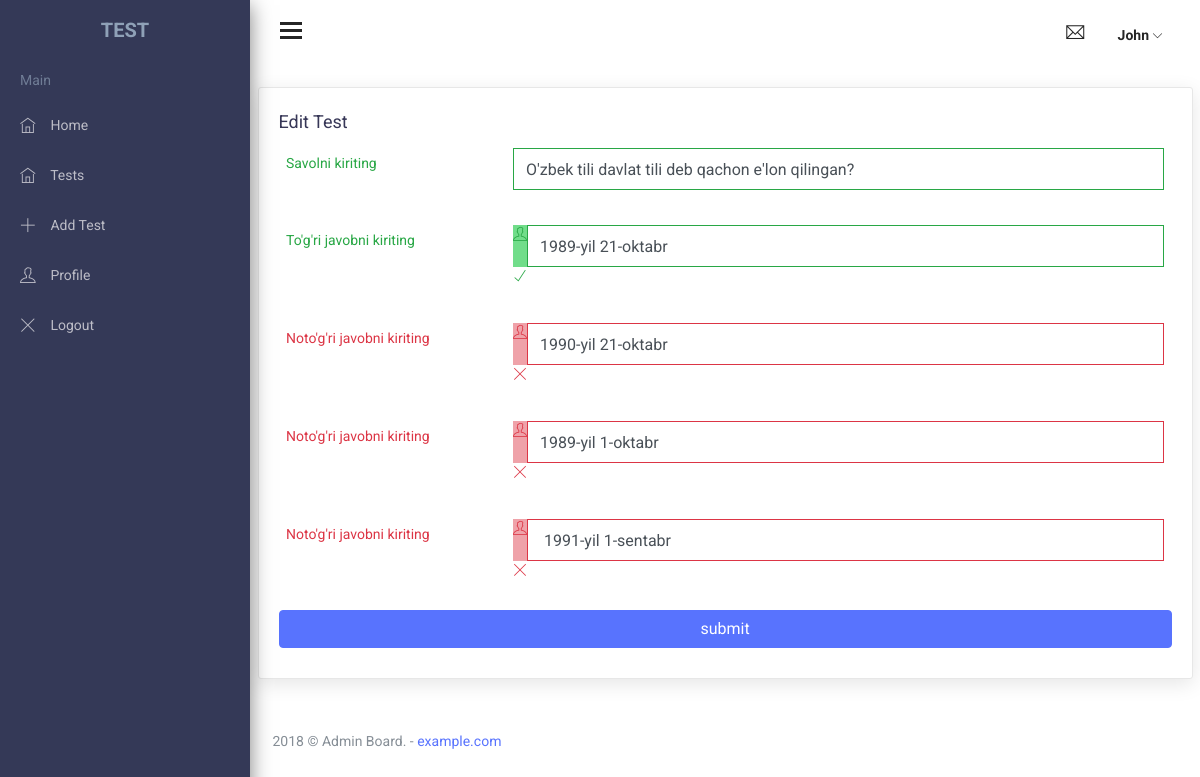
/view-edit-test.php?id=4, run on the app's committed database.
### tables this page shows
CREATE TABLE `quiz` (
  `id` int(11) NOT NULL,
  `savol` text NOT NULL,
  `t_javob` varchar(255) NOT NULL,
  `n_javob` varchar(255) NOT NULL,
  `n_javob2` varchar(255) NOT NULL,
  `n_javob3` varchar(255) NOT NULL
);

### com/test.php (called while the page is built, shortened)
<?php
require_once "config.php";
class Test{
    public function editQuizView($id){
        $config = new Config();
        $obj = $config->sql("SELECT * FROM `quiz` WHERE `id` = '$id'");
        return $config->sqlArray($obj);
    }
}
?>

### com/config.php (called while the page is built, shortened)
<?php
class Config{
    private $connection;
    public function __construct()
    {
        $this->connection = new mysqli(self::HOST, self::DB_USER, self::DB_PASS, self::DB_NAME);
    }
    public function sql($query){
        return mysqli_query($this->connection, $query);
    }
    public function sqlArray($obj){
        $result = [];
        while($row = $obj->fetch_assoc()){
            $result[] = $row;
        }
        return $result;
    }
}
 ?>

### view-edit-test.php (the view, shortened to what this page needs)
<?php
require ("com/test.php");
    $test = new Test();
    $id = $_GET["id"];
    $result = $test->editQuizView($id);
?>
<!DOCTYPE html>
<html lang="en">
<head>
    <link href="css/lib/calendar2/pignose.calendar.min.css" rel="stylesheet">
    <link href="css/lib/chartist/chartist.min.css" rel="stylesheet">
    <link href="css/lib/font-awesome.min.css" rel="stylesheet">
    <link href="css/lib/themify-icons.css" rel="stylesheet">
    <link href="css/lib/owl.carousel.min.css" rel="stylesheet" />
    <link href="css/lib/owl.theme.default.min.css" rel="stylesheet" />
    <link href="css/lib/weather-icons.css" rel="stylesheet" />
    <link href="css/lib/menubar/sidebar.css" rel="stylesheet">
    <link href="css/lib/bootstrap.min.css" rel="stylesheet">
    <link href="css/lib/helper.css" rel="stylesheet">
    <link href="css/style.css" rel="stylesheet">
</head>
<body>
<?php
require_once("inc/sidebar.php");
require_once("inc/header.php");
?>
                    <div class="row">
                        <div class="col-lg-12">
                            <div class="card">
                                <div class="card-title">
                                    <h4>Edit Test</h4>
                                </div>
                                <div class="card-body">
                                    <div class="input-states">
            <?php
            foreach ($result as $baza){
            ?>
                                        <form class="form-horizontal" action="edit&delete/edit.php?id=<?=$baza["id"]?>" method="post">
                                            <div class="form-group has-success">
                                                <div class="row">
                                                    <label class="col-sm-3 control-label">Savolni kiriting</label>
                                                    <div class="col-sm-9">
                                                        <input name="savol" value="<?=$baza["savol"]?>" type="text" class="form-control">
                                                    </div>
                                                </div>
                                            </div>
                                            <div class="form-group has-success has-feedback">
                                                <div class="row">
                                                    <label class="col-sm-3 control-label">To'g'ri javobni kiriting</label>
                                                    <div class="col-sm-9">
                                                        <div class="input-group">
                                                            <span class="input-group-addon"><i
                                                                    class="ti-user"></i></span>
                                                            <input name="t_javob" value="<?=$baza["t_javob"]?>" type="text" class="form-control">
                                                        </div>
                                                        <span class="ti-check form-control-feedback"></span>
                                                    </div>
                                                </div>
                                            </div>
                                            <div class="form-group has-error has-feedback">
                                                <div class="row">
                                                    <label class="col-sm-3 control-label">Noto'g'ri javobni kiriting</label>
                                                    <div class="col-sm-9">
                                                        <div class="input-group">
                                                            <span class="input-group-addon"><i
                                                                    class="ti-user"></i></span>
                                                            <input name="n_javob1" value="<?=$baza["n_javob"]?>" type="text" class="form-control">
                                                        </div>
                                                        <span class="ti-close form-control-feedback"></span>
                                                    </div>
                                                </div>
                                            </div>
                                            <div class="form-group has-error has-feedback">
                                                <div class="row">
                                                    <label class="col-sm-3 control-label">Noto'g'ri javobni kiriting</label>
                                                    <div class="col-sm-9">
                                                        <div class="input-group">
                                                            <span class="input-group-addon"><i
                                                                    class="ti-user"></i></span>
                                                            <input name="n_javob2" value="<?=$baza["n_javob2"]?>" type="text" class="form-control">
                                                        </div>
                                                        <span class="ti-close form-control-feedback"></span>
                                                    </div>
                                                </div>
                                            </div>
                                            <div class="form-group has-error has-feedback">
                                                <div class="row">
                                                    <label class="col-sm-3 control-label">Noto'g'ri javobni kiriting</label>
                                                    <div class="col-sm-9">
                                                        <div class="input-group">
                                                            <span class="input-group-addon"><i
                                                                    class="ti-user"></i></span>
                                                            <input name="n_javob3" value=" <?=$baza["n_javob3"]?>" type="text" class="form-control">
                                                        </div>
                                                        <span class="ti-close form-control-feedback"></span>
                                                    </div>
                                                </div>
                                            </div>
            <?php
            }
            ?>
                                            <button name="ok" type="submit"  class="btn btn-primary btn-block m-b-10">submit</button>
                                        </form>
                                    </div>
                                </div>
                            </div>
                        </div>
                    </div>
<?php
require_once("inc/footer.php");
?>
</body>
</html>

### data on the page
quiz: savol "O'zbek tili davlat tili deb qachon e'lon qilingan?", t_javob "1989-yil 21-oktabr", n_javob1 "1990-yil 21-oktabr", n_javob2 "1989-yil 1-oktabr", n_javob3 "1991-yil 1-sentabr"
